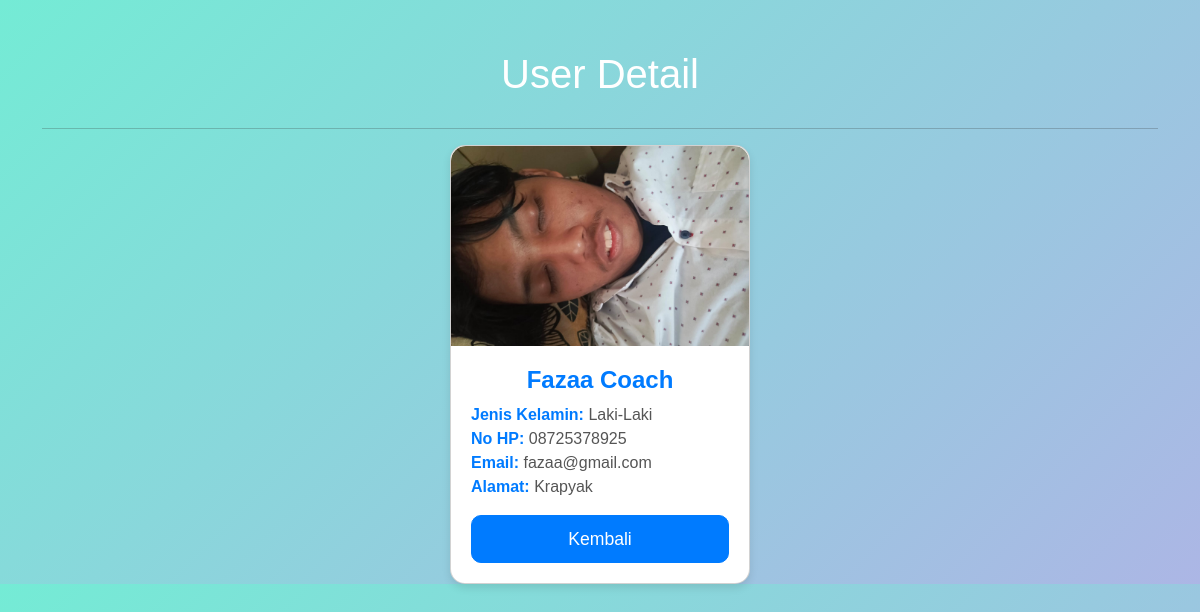
Screenshot of /detail.php?id=6 with the database file from the repository.
### tables this page shows
CREATE TABLE `tb_users` (
  `id` int(10) NOT NULL,
  `nama` varchar(255) NOT NULL,
  `alamat` varchar(255) NOT NULL,
  `nohp` char(13) NOT NULL,
  `jenis_kelamin` enum('Laki-Laki','Perempuan') NOT NULL,
  `email` varchar(100) NOT NULL,
  `foto` varchar(355) NOT NULL
);

### database.php (called while the page is built, shortened)
<?php
class Database
{
    public $host = 'localhost';
    public $username = 'root';
    public $password = '';
    public $database = 'db_php';
    public $connect;
    function __construct()
    {
        $this->connect = mysqli_connect($this->host, $this->username, $this->password);
        mysqli_select_db($this->connect, $this->database);
    }
    function editData($id)
    {
        $data = mysqli_query($this->connect, "SELECT * FROM tb_users WHERE id = '$id'");
        $rows = mysqli_fetch_all($data, MYSQLI_ASSOC);
        return $rows;
    }
}
?>

### detail.php (the view, shortened to what this page needs)
<?php
include 'database.php';
$db = new Database;
$detail = $db->editData($_GET['id']);
?>
<!doctype html>
<html lang="en">
<head>
    <link href="https://cdn.jsdelivr.net/npm/bootstrap@5.3.3/dist/css/bootstrap.min.css" rel="stylesheet"
>
</head>
<body>
    <div class="container">
        <h1>User Detail</h1>
        <hr>
        <?php
        foreach ($detail as $dataUser) {
            ?>
            <div class="card">
                <img src="uploads/<?php echo $dataUser['foto']; ?>" class="card-img-top" alt="User Photo">
                <div class="card-body">
                    <h5 class="card-title"><?php echo $dataUser['nama']; ?></h5>
                    <p class="card-text">
                        <strong>Jenis Kelamin:</strong> <?php echo $dataUser['jenis_kelamin']; ?><br>
                        <strong>No HP:</strong> <?php echo $dataUser['nohp']; ?><br>
                        <strong>Email:</strong> <?php echo $dataUser['email']; ?><br>
                        <strong>Alamat:</strong> <?php echo $dataUser['alamat']; ?>
                    </p>
                    <a href="index.php" class="btn btn-primary">Kembali</a>
                </div>
            </div>
            <?php
        }
        ?>
    </div>
</body>
</html>

### detail.php (style rules this page uses)
body { background: linear-gradient(135deg, #74ebd5 0%, #acb6e5 100%); font-family: 'Arial', sans-serif; color: #333; }
.container { margin-top: 50px; }
h1 { text-align: center; color: #fff; margin-bottom: 30px; }
.card { border-radius: 15px; box-shadow: 0 4px 8px rgba(0, 0, 0, 0.1); overflow: hidden; }
.card img { border-top-left-radius: 15px; border-top-right-radius: 15px; object-fit: cover; height: 200px; }
.card-body { padding: 20px; }
.card-title { font-size: 1.5rem; color: #007bff; font-weight: bold; text-align: center; }
.card-text { font-size: 1rem; color: #555; }
.card-text strong { color: #007bff; }
.btn-primary { background-color: #007bff; border-color: #007bff; width: 100%; padding: 10px; font-size: 1.1rem; border-radius: 10px; }
.card { margin: auto; width: 300px; background-color: #fff; }

### rows the page displays
tb_users: foto (picture), nama "Fazaa Coach", jenis_kelamin "Laki-Laki", nohp "08725378925", email "fazaa@gmail.com", alamat "Krapyak"
